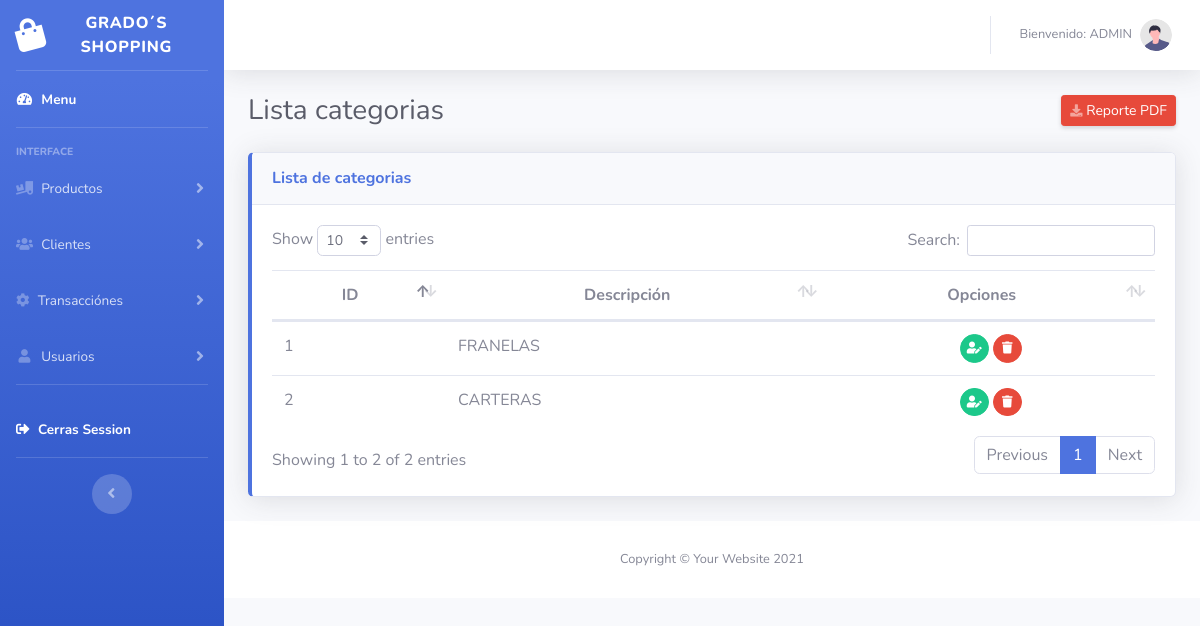
/vista/inicio.php?page=categoria (signed in), run on the app's committed database.
### tables this page shows
CREATE TABLE `tbl_categoria`  (
  `categoria_ide` int(11) NOT NULL AUTO_INCREMENT COMMENT 'Identificador',
  `categoria_descrip` varchar(255) NULL DEFAULT NULL COMMENT 'Descripcion',
  `categoria_borrado` int(11) NULL DEFAULT 0 COMMENT '1 si, 0 no',
  PRIMARY KEY (`categoria_ide`) USING BTREE
);

### modelo/utilidades.class.php (called while the page is built, shortened)
<?php
class Utilidades
{
	function selectUsua($tabla,$campo,$valor,$con)
	{
		$sql="SELECT * FROM $tabla WHERE $campo='$valor' ";
		$registros=$con->query($sql);
		$result=$registros;
		return $result;
	}
}
?>

### vista/categoria/listar_catego.php (the view, shortened to what this page needs)
<?php
$categoria = new Categoria;
$con = $categoria->conexion();
$registros=$categoria->selectUsua("tbl_categoria","categoria_borrado",1,$con);
if ($registros)
{
?>
<div class="d-sm-flex align-items-center justify-content-between mb-4">
                        <h1 class="h3 mb-0 text-gray-800">Lista categorias</h1>
                                <a href="categoria/pdf_lista.php" class="d-none d-sm-inline-block btn btn-sm btn-danger shadow-sm">
                                    <i class="fas fa-download fa-sm text-white-50"></i>
                                    Reporte PDF</a>
                    </div>
<div class="card shadow mb-4 border-left-primary">
                        <div class="card-header py-3">
                            <h6 class="m-0 font-weight-bold text-primary">Lista de categorias</h6>
                        </div>
                        <div class="card-body">
                            <div class="table-responsive">
                                <table class="table table-hover" id="dataTable" width="100%" cellspacing="0">
                                    <thead>
                                        <tr align="center">
                                            <th>ID</th>
                                            <th>Descripción</th>
                                            <th>Opciones</th>
                                        </tr>
                                    </thead>
                                    <tbody>
									<?php foreach($registros as $fila): ?>
                                        <tr>
                                            <td ><?php echo $fila['categoria_ide']; ?></td>
                                            <td><?php echo $fila['categoria_descrip']; ?></td>
                                            <td align="center"><a href="inicio.php?page=editar_catego&editval=<?php echo $fila['categoria_ide']; ?>" class="btn btn-success btn-circle btn-sm">
                                                <i class="fas fa-user-edit"></i></a>
                                                <a href="#" class="btn btn-danger btn-circle btn-sm" onclick="eliminarCategoria(this,'<?php echo $fila['categoria_ide'];?>')">
                                                <i class="fas fa-trash"></i></a>
                                            </td>
                                        </tr>
									<?php	endforeach ?>
                                    </tbody>
                                </table>
                            </div>
                        </div>
                    </div>
<?php
}
else
{
	echo "Falló la consulta";
}
?>

### data on the page
tbl_categoria: categoria_ide "1", categoria_descrip "FRANELAS"
tbl_categoria: categoria_ide "2", categoria_descrip "CARTERAS"

### other printed values
$_SESSION['user'] "ADMIN"
